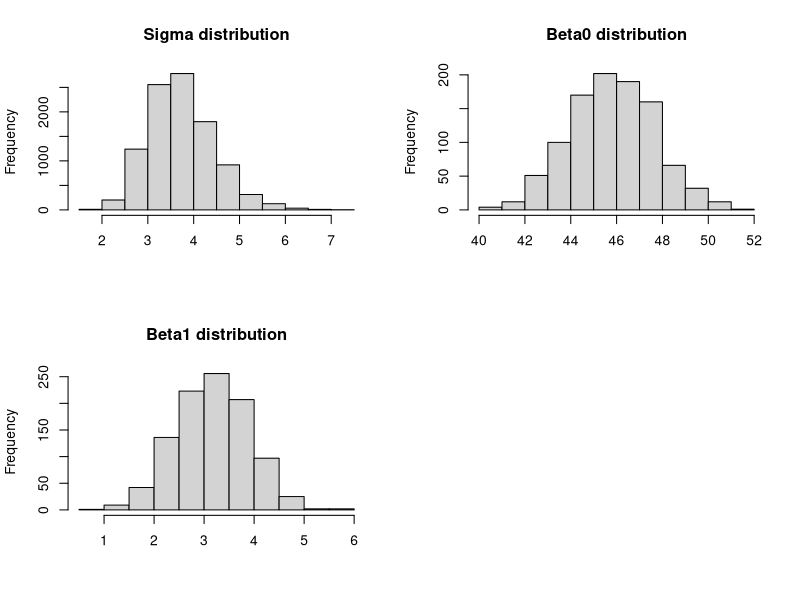

The R source for this figure:
# Name: breadAndPeace.R
# Auth: uhkniazi
# Date: 18/05/2017
# Desc: calculating various predictive quantities to assist in model comparisons

library(LearnBayes)

p.old = par()
dfData = read.csv('BayesModelChecks/breadAndPeace.csv', header=T)
str(dfData)

dim(dfData)

fit.lm = lm(VoteShare ~ IncomeGrowth, data=dfData)
summary(fit.lm)


## write the model with the log posterior function
# use the likelihood with non-informative priors
mylogpost = function(theta, data){
  sigma = exp(theta['sigma'])
  betas = theta[-1]
  x = data$pred
  y = data$resp
  
  # get the predicted or fitted value 
  mModMatrix = model.matrix(y ~ x)
  mCoef = matrix(betas, nrow = length(betas))
  iFitted = mModMatrix %*% mCoef # using identity link
  ## likelihood function
  llik = sum(dnorm(y, iFitted, sigma, log=T))
  ## prior, non informative
  lprior = 1
  lpost = llik + lprior
  return(lpost)
}

## choose some starting values 
start = c('sigma' = log(sd(dfData$VoteShare)), 'beta0'=0, 'beta1'=0)
lData = list(pred=dfData$IncomeGrowth, resp=dfData$VoteShare)

mylogpost(start, lData)

## lets optimize using an optimizer
fit = laplace(mylogpost, start, lData)

fit

se = sqrt(diag(fit$var))
se
fit$mode+1.96*se
fit$mode-1.96*se

## coef and sd
fit$mode[-1]
exp(fit$mode[1])

## lets take a sample from this
sigSample = rnorm(10000, fit$mode['sigma'], se['sigma'])
beta0Sample = rnorm(1000, fit$mode['beta0'], se['beta0'])
beta1Sample = rnorm(1000, fit$mode['beta1'], se['beta1'])

## plot the distributions
par(mfrow=c(2,2))
hist(exp(sigSample), main='Sigma distribution', xlab='')
hist(beta0Sample, main='Beta0 distribution', xlab='')
hist(beta1Sample, main='Beta1 distribution', xlab='')

############# We will calculate some model checking parameters
## first write the log predictive density function
lpd = function(beta0, beta1, sig){
  sigma = exp(sig)
  x = lData$pred
  y = lData$resp
  # get the predicted or fitted value 
  mModMatrix = model.matrix(y ~ x)
  mCoef = matrix(c(beta0, beta1), nrow = 2)
  iFitted = mModMatrix %*% mCoef # using identity link
  ## likelihood function with posterior theta
  return(sum(dnorm(y, iFitted, sigma, log=T)))
}

## get a distribution of observed log predictive density
lpdSample = sapply(1:1000, function(x) lpd(beta0Sample[x], beta1Sample[x], sigSample[x]))
summary(lpdSample)


temp = sapply(1:1000, function(x) {
  s = c('sigma'=sigSample[x], beta0Sample[x], beta1Sample[x])
  mylogpost(s, lData)
})
